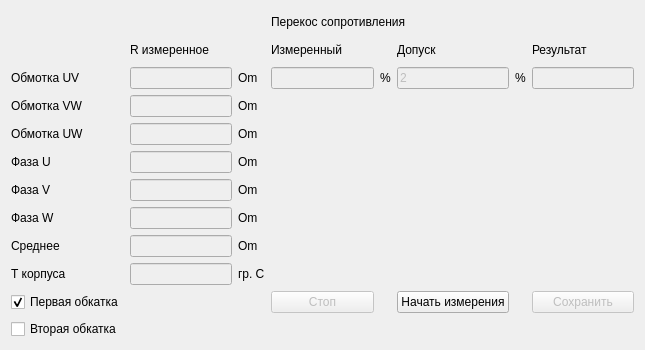
<?xml version="1.0" encoding="UTF-8"?>
<ui version="4.0">
 <class>window_experience_9</class>
 <widget class="QDialog" name="window_experience_9">
  <property name="geometry">
   <rect>
    <x>0</x>
    <y>0</y>
    <width>645</width>
    <height>350</height>
   </rect>
  </property>
  <property name="windowTitle">
   <string>Dialog</string>
  </property>
  <layout class="QHBoxLayout" name="horizontalLayout">
   <item>
    <layout class="QGridLayout" name="gridLayout">
     <item row="7" column="1">
      <widget class="QLineEdit" name="lineEdit_resistanceW_hot">
       <property name="enabled">
        <bool>false</bool>
       </property>
      </widget>
     </item>
     <item row="6" column="2">
      <widget class="QLabel" name="label_18">
       <property name="text">
        <string>Om</string>
       </property>
      </widget>
     </item>
     <item row="2" column="4">
      <widget class="QLabel" name="label_8">
       <property name="text">
        <string>%</string>
       </property>
      </widget>
     </item>
     <item row="6" column="1">
      <widget class="QLineEdit" name="lineEdit_resistanceV_hot">
       <property name="enabled">
        <bool>false</bool>
       </property>
      </widget>
     </item>
     <item row="9" column="2">
      <widget class="QLabel" name="label_25">
       <property name="text">
        <string>гр. С</string>
       </property>
      </widget>
     </item>
     <item row="10" column="3">
      <widget class="QPushButton" name="pushButton_stopMeasurementHotIsolationResistance">
       <property name="enabled">
        <bool>false</bool>
       </property>
       <property name="text">
        <string>Стоп</string>
       </property>
      </widget>
     </item>
     <item row="4" column="2">
      <widget class="QLabel" name="label_13">
       <property name="text">
        <string>Om</string>
       </property>
      </widget>
     </item>
     <item row="10" column="5">
      <widget class="QPushButton" name="pushButton_startMeasurementHotIsolationResistance">
       <property name="enabled">
        <bool>true</bool>
       </property>
       <property name="text">
        <string>Начать измерения</string>
       </property>
      </widget>
     </item>
     <item row="4" column="1">
      <widget class="QLineEdit" name="lineEdit_winding_UW_hot">
       <property name="enabled">
        <bool>false</bool>
       </property>
      </widget>
     </item>
     <item row="2" column="1">
      <widget class="QLineEdit" name="lineEdit_winding_UV_hot">
       <property name="enabled">
        <bool>false</bool>
       </property>
      </widget>
     </item>
     <item row="1" column="3">
      <widget class="QLabel" name="label_5">
       <property name="text">
        <string>Измеренный</string>
       </property>
      </widget>
     </item>
     <item row="2" column="2">
      <widget class="QLabel" name="label_7">
       <property name="text">
        <string>Om</string>
       </property>
      </widget>
     </item>
     <item row="5" column="2">
      <widget class="QLabel" name="label_17">
       <property name="text">
        <string>Om</string>
       </property>
      </widget>
     </item>
     <item row="1" column="1">
      <widget class="QLabel" name="label_3">
       <property name="text">
        <string>R измеренное</string>
       </property>
      </widget>
     </item>
     <item row="10" column="7">
      <widget class="QPushButton" name="pushButton_saveMeasurementHotIsolationResistance">
       <property name="enabled">
        <bool>false</bool>
       </property>
       <property name="text">
        <string>Сохранить</string>
       </property>
      </widget>
     </item>
     <item row="2" column="3">
      <widget class="QLineEdit" name="lineEdit_WindingUVWbalance_hot">
       <property name="enabled">
        <bool>false</bool>
       </property>
      </widget>
     </item>
     <item row="5" column="0">
      <widget class="QLabel" name="label_14">
       <property name="text">
        <string>Фаза U</string>
       </property>
      </widget>
     </item>
     <item row="11" column="0">
      <widget class="QCheckBox" name="checkBox_second_run_in">
       <property name="text">
        <string>Вторая обкатка</string>
       </property>
      </widget>
     </item>
     <item row="1" column="7">
      <widget class="QLabel" name="label_4">
       <property name="text">
        <string>Результат</string>
       </property>
      </widget>
     </item>
     <item row="6" column="0">
      <widget class="QLabel" name="label_15">
       <property name="text">
        <string>Фаза V</string>
       </property>
      </widget>
     </item>
     <item row="8" column="1">
      <widget class="QLineEdit" name="lineEdit_averageResistanceUVW_hot">
       <property name="enabled">
        <bool>false</bool>
       </property>
      </widget>
     </item>
     <item row="3" column="1">
      <widget class="QLineEdit" name="lineEdit_winding_VW_hot">
       <property name="enabled">
        <bool>false</bool>
       </property>
      </widget>
     </item>
     <item row="9" column="0">
      <widget class="QLabel" name="label_24">
       <property name="text">
        <string>Т корпуса</string>
       </property>
      </widget>
     </item>
     <item row="2" column="6">
      <widget class="QLabel" name="label_10">
       <property name="text">
        <string>%</string>
       </property>
      </widget>
     </item>
     <item row="2" column="0">
      <widget class="QLabel" name="label_6">
       <property name="text">
        <string>Обмотка UV</string>
       </property>
      </widget>
     </item>
     <item row="8" column="0">
      <widget class="QLabel" name="label_20">
       <property name="text">
        <string>Среднее</string>
       </property>
      </widget>
     </item>
     <item row="3" column="2">
      <widget class="QLabel" name="label_11">
       <property name="text">
        <string>Om</string>
       </property>
      </widget>
     </item>
     <item row="7" column="0">
      <widget class="QLabel" name="label_16">
       <property name="text">
        <string>Фаза W</string>
       </property>
      </widget>
     </item>
     <item row="3" column="0">
      <widget class="QLabel" name="label_2">
       <property name="text">
        <string>Обмотка VW</string>
       </property>
      </widget>
     </item>
     <item row="1" column="5">
      <widget class="QLabel" name="label">
       <property name="text">
        <string>Допуск</string>
       </property>
      </widget>
     </item>
     <item row="7" column="2">
      <widget class="QLabel" name="label_19">
       <property name="text">
        <string>Om</string>
       </property>
      </widget>
     </item>
     <item row="8" column="2">
      <widget class="QLabel" name="label_21">
       <property name="text">
        <string>Om</string>
       </property>
      </widget>
     </item>
     <item row="2" column="5">
      <widget class="QLineEdit" name="lineEdit_3">
       <property name="enabled">
        <bool>false</bool>
       </property>
       <property name="text">
        <string>2</string>
       </property>
      </widget>
     </item>
     <item row="4" column="0">
      <widget class="QLabel" name="label_12">
       <property name="text">
        <string>Обмотка UW</string>
       </property>
      </widget>
     </item>
     <item row="5" column="1">
      <widget class="QLineEdit" name="lineEdit_resistanceU_hot">
       <property name="enabled">
        <bool>false</bool>
       </property>
      </widget>
     </item>
     <item row="10" column="0">
      <widget class="QCheckBox" name="checkBox_first_run_in">
       <property name="tabletTracking">
        <bool>false</bool>
       </property>
       <property name="acceptDrops">
        <bool>false</bool>
       </property>
       <property name="autoFillBackground">
        <bool>false</bool>
       </property>
       <property name="text">
        <string>Первая обкатка</string>
       </property>
       <property name="checked">
        <bool>true</bool>
       </property>
      </widget>
     </item>
     <item row="2" column="7">
      <widget class="QLineEdit" name="lineEdit_WindingBalanceResult_hot">
       <property name="enabled">
        <bool>false</bool>
       </property>
      </widget>
     </item>
     <item row="9" column="1">
      <widget class="QLineEdit" name="lineEdit_temperatureResistance_hot">
       <property name="enabled">
        <bool>false</bool>
       </property>
      </widget>
     </item>
     <item row="0" column="3" colspan="5">
      <widget class="QLabel" name="label_9">
       <property name="text">
        <string>Перекос сопротивления</string>
       </property>
      </widget>
     </item>
     <item row="4" column="3" colspan="5">
      <widget class="QLabel" name="label_measurement">
       <property name="font">
        <font>
         <weight>75</weight>
         <bold>true</bold>
        </font>
       </property>
       <property name="text">
        <string/>
       </property>
      </widget>
     </item>
    </layout>
   </item>
  </layout>
 </widget>
 <resources/>
 <connections/>
</ui>
